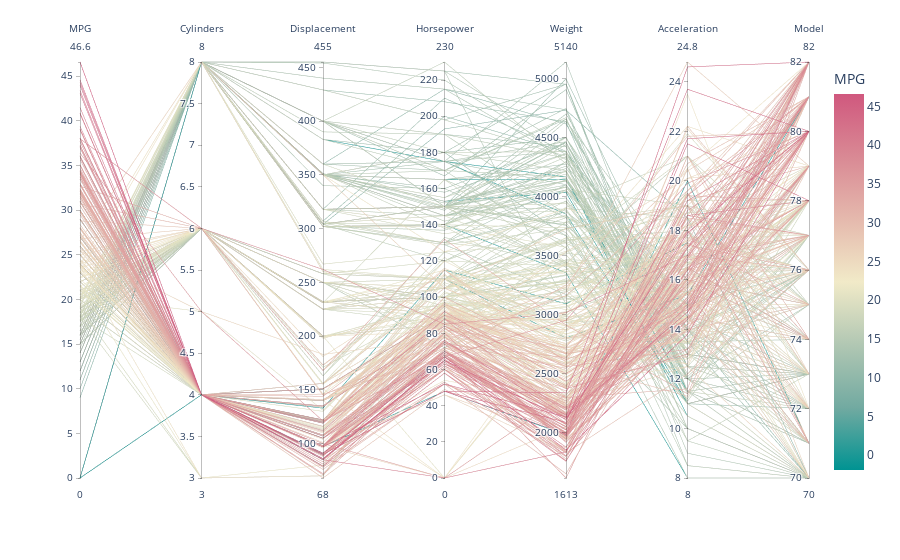

Notebook cell for this chart:
### Code cell
fig = px.parallel_coordinates(cars, 
                              color='MPG', 
                              color_continuous_scale=px.colors.diverging.Tealrose,
                              color_continuous_midpoint=np.median(cars['MPG']))
fig.show()

### Figure 1 — Plotly figure (JSON) as saved in the notebook; plotly's stock layout.template omitted (floating-point values rounded to 4 significant figures; data arrays with more than 128 entries replaced by an {"elided": "..."} marker saying what was removed)
{"data": [{"dimensions": [{"label": "MPG", "values": {"elided": "406 float values"}}, {"label": "Cylinders", "values": {"elided": "406 int values"}}, {"label": "Displacement", "values": {"elided": "406 float values"}}, {"label": "Horsepower", "values": {"elided": "406 int values"}}, {"label": "Weight", "values": {"elided": "406 int values"}}, {"label": "Acceleration", "values": {"elided": "406 float values"}}, {"label": "Model", "values": {"elided": "406 int values"}}], "domain": {"x": [0, 1], "y": [0, 1]}, "line": {"color": {"elided": "406 float values"}, "coloraxis": "coloraxis"}, "name": "", "type": "parcoords"}], "layout": {"coloraxis": {"cmid": 22.35, "colorbar": {"title": {"text": "MPG"}}, "colorscale": [[0, "rgb(0, 147, 146)"], [0.1667, "rgb(114, 170, 161)"], [0.3333, "rgb(177, 199, 179)"], [0.5, "rgb(241, 234, 200)"], [0.6667, "rgb(229, 185, 173)"], [0.8333, "rgb(217, 137, 148)"], [1, "rgb(208, 88, 126)"]]}, "legend": {"tracegroupgap": 0}, "margin": {"t": 60}}}
